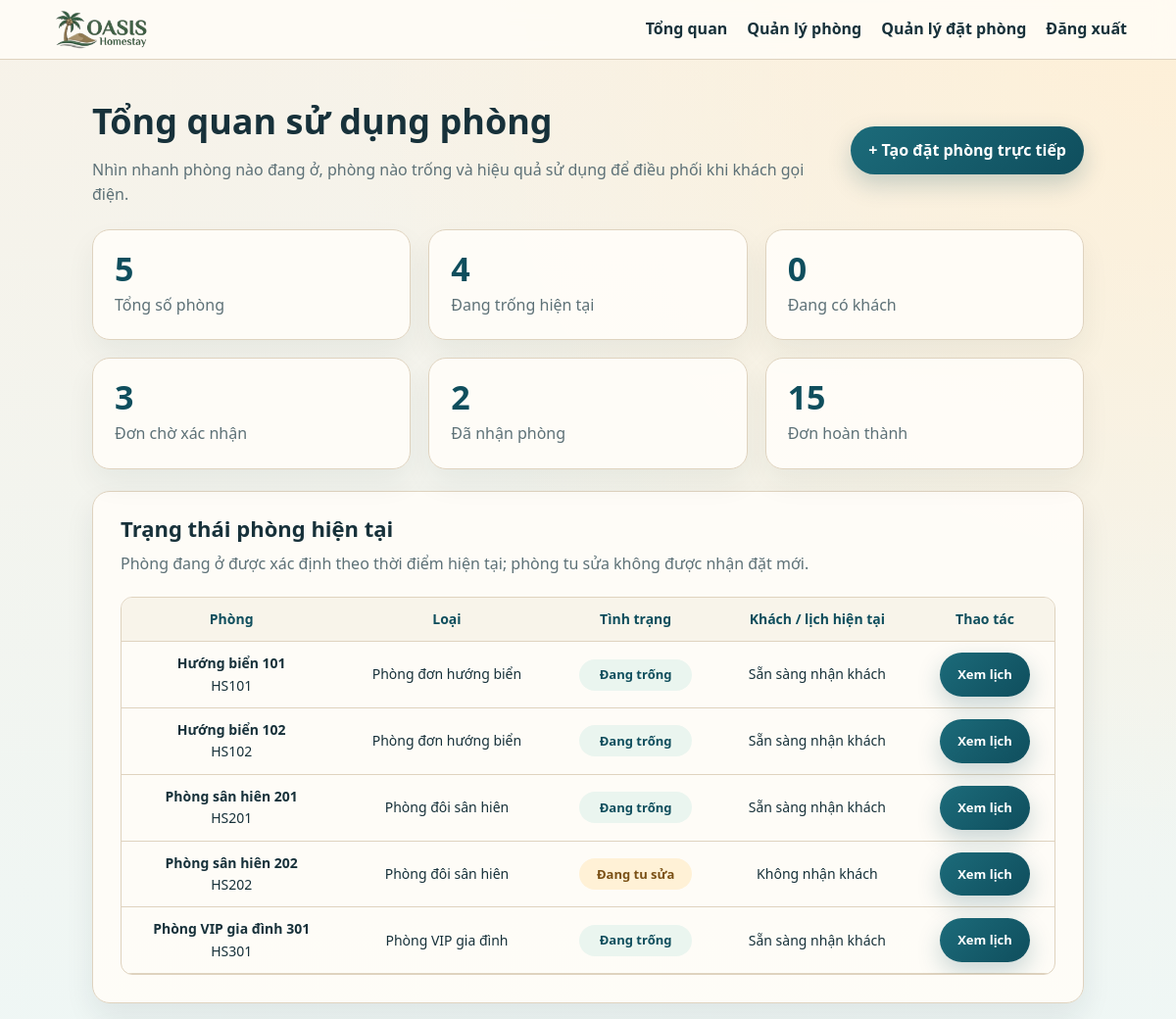
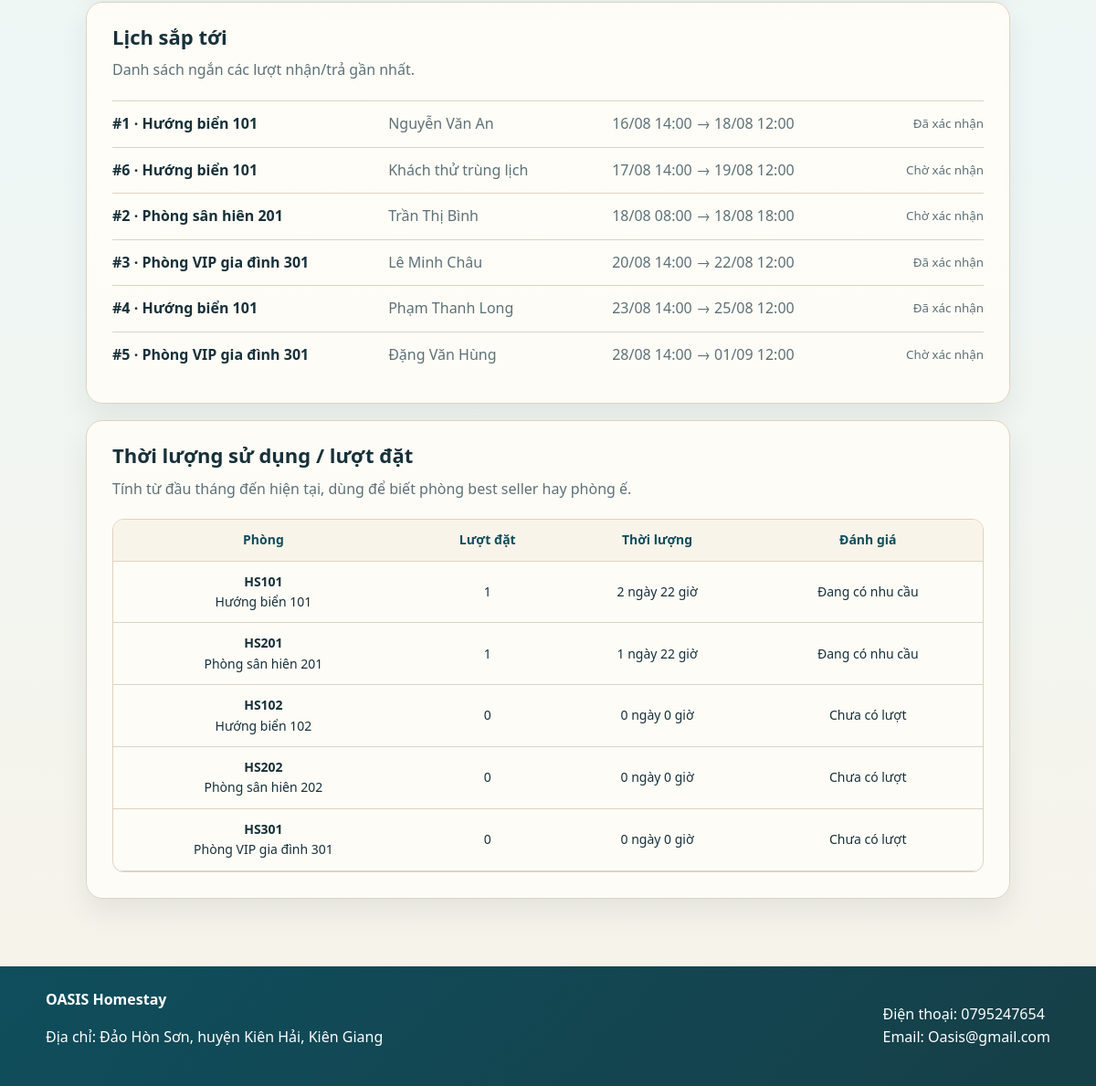
Screenshot of /admin/index.php (signed in) with the database file from the repository (2 pictures, top to bottom).
### tables this page shows
CREATE TABLE phong (
    id_phong INT AUTO_INCREMENT PRIMARY KEY,
    id_loai_phong INT NOT NULL,
    ma_so_phong VARCHAR(20) NOT NULL UNIQUE,
    ten_phong VARCHAR(100) NOT NULL,
    tang INT NOT NULL DEFAULT 1,
    vi_tri VARCHAR(150) DEFAULT NULL,
    huong_view VARCHAR(150) DEFAULT NULL,
    dien_tich DECIMAL(8,2) DEFAULT NULL,
    so_giuong INT NOT NULL DEFAULT 1,
    loai_giuong ENUM('don', 'doi') NOT NULL DEFAULT 'doi',
    co_tu_lanh TINYINT(1) NOT NULL DEFAULT 1,
    co_nha_bep TINYINT(1) NOT NULL DEFAULT 0,
    co_tivi_may_chieu TINYINT(1) NOT NULL DEFAULT 1,
    co_bon_tam TINYINT(1) NOT NULL DEFAULT 0,
    co_ban_cong TINYINT(1) NOT NULL DEFAULT 0,
    co_sofa TINYINT(1) NOT NULL DEFAULT 0,
    co_cua_so TINYINT(1) NOT NULL DEFAULT 1,
    hinh_dai_dien VARCHAR(255) NOT NULL,  
    hinh_noi_that_1 VARCHAR(255) DEFAULT NULL,  
    hinh_noi_that_2 VARCHAR(255) DEFAULT NULL,  
    hinh_noi_that_3 VARCHAR(255) DEFAULT NULL,  
    gia_theo_gio DECIMAL(12,2) DEFAULT NULL,
    gia_theo_ngay DECIMAL(12,2) DEFAULT NULL,
    trang_thai ENUM('dang_hoat_dong', 'tu_sua', 'tam_dung') DEFAULT 'dang_hoat_dong',
    ngay_tao TIMESTAMP DEFAULT CURRENT_TIMESTAMP,
    FOREIGN KEY (id_loai_phong) REFERENCES loai_phong(id_loai_phong),
    INDEX idx_phong_trang_thai (trang_thai)
);

CREATE TABLE loai_phong (
    id_loai_phong INT AUTO_INCREMENT PRIMARY KEY,
    ten_loai_phong VARCHAR(100) NOT NULL,
    mo_ta TEXT,
    suc_chua INT NOT NULL,
    gia_theo_gio DECIMAL(12,2) NOT NULL DEFAULT 0,
    gia_theo_ngay DECIMAL(12,2) NOT NULL DEFAULT 0,
    ngay_tao TIMESTAMP DEFAULT CURRENT_TIMESTAMP
);

CREATE TABLE dat_phong (
    id_dat_phong INT AUTO_INCREMENT PRIMARY KEY,
    id_phong INT NOT NULL,
    ho_ten VARCHAR(100) NOT NULL,
    so_dien_thoai VARCHAR(20) NOT NULL,
    email VARCHAR(100),
    dia_chi VARCHAR(255),
    ngay_nhan_phong DATETIME NOT NULL,
    ngay_tra_phong DATETIME NOT NULL,
    kieu_dat ENUM('gio', 'ngay') DEFAULT 'ngay',
    so_luong INT NOT NULL DEFAULT 1,
    tong_tien DECIMAL(12,2) NOT NULL DEFAULT 0,
    nguon_dat ENUM('web', 'dien_thoai') DEFAULT 'web',
    trang_thai ENUM('cho_xac_nhan', 'da_xac_nhan', 'da_nhan_phong', 'hoan_thanh', 'da_huy') DEFAULT 'cho_xac_nhan',
    ghi_chu VARCHAR(500),
    ngay_tao TIMESTAMP DEFAULT CURRENT_TIMESTAMP,
    FOREIGN KEY (id_phong) REFERENCES phong(id_phong),
    INDEX idx_lich_phong (id_phong, ngay_nhan_phong, ngay_tra_phong),
    INDEX idx_trang_thai_dat (trang_thai)
);

### includes/functions.php (called while the page is built, shortened)
<?php
function h($giaTri)
{
    return htmlspecialchars((string) $giaTri, ENT_QUOTES, 'UTF-8');
}
function ten_trang_thai_phong($trangThai)
{
    return array(
        'dang_hoat_dong' => 'Hoạt động',
        'tu_sua' => 'Đang tu sửa',
        'tam_dung' => 'Tạm dừng',
    )[$trangThai] ?? 'Chưa rõ';
}
function ten_trang_thai_dat($trangThai)
{
    return array(
        'cho_xac_nhan' => 'Chờ xác nhận',
        'da_xac_nhan' => 'Đã xác nhận',
        'da_nhan_phong' => 'Đã nhận phòng',
        'hoan_thanh' => 'Hoàn thành',
        'da_huy' => 'Đã hủy',
    )[$trangThai] ?? 'Chưa rõ';
}
function lay_thong_ke_phong($conn, $tuNgay = null, $denNgay = null)
{
    $tuNgay = $tuNgay ?: date('Y-m-01'); $denNgay = $denNgay ?: date('Y-m-d', strtotime('+1 day'));
    $sql = "SELECT p.id_phong, p.ma_so_phong, p.ten_phong, p.trang_thai, lp.ten_loai_phong,
                   COUNT(dp.id_dat_phong) AS so_luot_dat,
                   COALESCE(SUM(CASE WHEN dp.trang_thai <> 'da_huy' THEN TIMESTAMPDIFF(MINUTE, dp.ngay_nhan_phong, dp.ngay_tra_phong) ELSE 0 END), 0) AS so_phut_su_dung,
                   COALESCE(SUM(CASE WHEN dp.trang_thai <> 'da_huy' THEN 1 ELSE 0 END), 0) AS so_don_hop_le
            FROM phong p INNER JOIN loai_phong lp ON p.id_loai_phong = lp.id_loai_phong
            LEFT JOIN dat_phong dp ON dp.id_phong = p.id_phong AND dp.ngay_nhan_phong < ? AND dp.ngay_tra_phong > ?
            GROUP BY p.id_phong ORDER BY so_don_hop_le DESC, so_phut_su_dung DESC, p.ma_so_phong";
    $stmt = $conn->prepare($sql); if (!$stmt) return array();
    $stmt->bind_param('ss', $denNgay, $tuNgay); $stmt->execute(); $res = $stmt->get_result(); $rows = array();
    while ($row = $res->fetch_assoc()) { $row['so_phut_su_dung'] = (int) $row['so_phut_su_dung']; $row['so_luot_dat'] = (int) $row['so_luot_dat']; $rows[] = $row; }
    $stmt->close(); return $rows;
}
function format_duration_minutes($minutes)
{
    $minutes = max(0, (int) $minutes); return floor($minutes / 1440) . ' ngày ' . floor(($minutes % 1440) / 60) . ' giờ';
}

### admin/index.php (the view, shortened to what this page needs)
<?php
include '../includes/db.php';
include '../includes/functions.php';
$roomStats = $conn ? lay_thong_ke_phong($conn) : array();
$roomsLive = array(); $bookingCounts = array('cho_xac_nhan' => 0, 'da_xac_nhan' => 0, 'da_nhan_phong' => 0, 'hoan_thanh' => 0, 'da_huy' => 0); $upcoming = array();
if ($conn) {
    $result = $conn->query("SELECT p.id_phong, p.ma_so_phong, p.ten_phong, p.trang_thai, lp.ten_loai_phong,
        dp.id_dat_phong, dp.ho_ten, dp.ngay_nhan_phong, dp.ngay_tra_phong, dp.trang_thai AS trang_thai_dat
        FROM phong p INNER JOIN loai_phong lp ON lp.id_loai_phong=p.id_loai_phong
        LEFT JOIN dat_phong dp ON dp.id_dat_phong=(SELECT d2.id_dat_phong FROM dat_phong d2 WHERE d2.id_phong=p.id_phong
          AND d2.trang_thai IN ('da_xac_nhan','da_nhan_phong') AND d2.ngay_nhan_phong < NOW() AND d2.ngay_tra_phong > NOW() ORDER BY d2.ngay_nhan_phong LIMIT 1)
        ORDER BY p.ma_so_phong");
    if ($result) while ($row = $result->fetch_assoc()) $roomsLive[] = $row;
    $result = $conn->query("SELECT trang_thai, COUNT(*) AS total FROM dat_phong GROUP BY trang_thai");
    if ($result) while ($row = $result->fetch_assoc()) $bookingCounts[$row['trang_thai']] = (int) $row['total'];
    $result = $conn->query("SELECT dp.id_dat_phong, dp.ho_ten, dp.ngay_nhan_phong, dp.ngay_tra_phong, dp.trang_thai, p.ten_phong, p.ma_so_phong FROM dat_phong dp INNER JOIN phong p ON p.id_phong=dp.id_phong WHERE dp.ngay_tra_phong >= NOW() AND dp.trang_thai <> 'da_huy' ORDER BY dp.ngay_nhan_phong LIMIT 8");
    if ($result) while ($row = $result->fetch_assoc()) $upcoming[] = $row;
}
$active = count(array_filter($roomsLive, function ($r) { return $r['trang_thai'] === 'dang_hoat_dong'; }));
$occupied = count(array_filter($roomsLive, function ($r) { return !empty($r['id_dat_phong']); }));
$empty = max(0, $active - $occupied);
include '../includes/header.php';
?>
<main class="admin-main"><div class="admin-container">
    <section class="page-title"><div><h1>Tổng quan sử dụng phòng</h1><p>Nhìn nhanh phòng nào đang ở, phòng nào trống và hiệu quả sử dụng để điều phối khi khách gọi điện.</p></div><a class="button" href="bookings.php?action=add">+ Tạo đặt phòng trực tiếp</a></section>
    <section class="admin-dashboard">
        <div class="summary-card"><strong><?php echo count($roomsLive); ?></strong><span>Tổng số phòng</span></div>
        <div class="summary-card"><strong><?php echo $empty; ?></strong><span>Đang trống hiện tại</span></div>
        <div class="summary-card"><strong><?php echo $occupied; ?></strong><span>Đang có khách</span></div>
        <div class="summary-card"><strong><?php echo $bookingCounts['cho_xac_nhan']; ?></strong><span>Đơn chờ xác nhận</span></div>
        <div class="summary-card"><strong><?php echo $bookingCounts['da_nhan_phong']; ?></strong><span>Đã nhận phòng</span></div>
        <div class="summary-card"><strong><?php echo $bookingCounts['hoan_thanh']; ?></strong><span>Đơn hoàn thành</span></div>
    </section>
    <section class="room-admin-list-card room-admin-list-section"><div class="room-admin-list-intro"><h2>Trạng thái phòng hiện tại</h2><p>Phòng đang ở được xác định theo thời điểm hiện tại; phòng tu sửa không được nhận đặt mới.</p></div><div class="booking-table-wrap"><table class="booking-table"><thead><tr><th>Phòng</th><th>Loại</th><th>Tình trạng</th><th>Khách / lịch hiện tại</th><th>Thao tác</th></tr></thead><tbody><?php foreach ($roomsLive as $room) { $status = $room['trang_thai'] !== 'dang_hoat_dong' ? ten_trang_thai_phong($room['trang_thai']) : (!empty($room['id_dat_phong']) ? ($room['trang_thai_dat'] === 'da_nhan_phong' ? 'Đang ở' : 'Đã đặt') : 'Đang trống'); ?><tr><td><strong><?php echo h($room['ten_phong']); ?></strong><br><span class="booking-email"><?php echo h($room['ma_so_phong']); ?></span></td><td><?php echo h($room['ten_loai_phong']); ?></td><td><span class="nhan-trang-thai <?php echo $status === 'Đang trống' ? 'trang-thai-con-trong' : 'trang-thai-tu-sua'; ?>"><?php echo h($status); ?></span></td><td><?php if (!empty($room['id_dat_phong'])) { echo h($room['ho_ten']); ?><br><span class="booking-email"><?php echo date('d/m H:i', strtotime($room['ngay_nhan_phong'])) . ' → ' . date('d/m H:i', strtotime($room['ngay_tra_phong'])); ?></span><?php } elseif ($room['trang_thai'] !== 'dang_hoat_dong') { ?><span class="booking-email">Không nhận khách</span><?php } else { ?><span class="booking-email">Sẵn sàng nhận khách</span><?php } ?></td><td><a class="button button-small" href="bookings.php?id_phong=<?php echo (int) $room['id_phong']; ?>">Xem lịch</a></td></tr><?php } ?></tbody></table></div></section>
    <section class="admin-two-column"><div class="room-admin-list-card"><div class="room-admin-list-intro"><h2>Thời lượng sử dụng / lượt đặt</h2><p>Tính từ đầu tháng đến hiện tại, dùng để biết phòng best seller hay phòng ế.</p></div><div class="booking-table-wrap"><table class="booking-table"><thead><tr><th>Phòng</th><th>Lượt đặt</th><th>Thời lượng</th><th>Đánh giá</th></tr></thead><tbody><?php foreach ($roomStats as $stat) { $soDon = (int) $stat['so_don_hop_le']; ?><tr><td><strong><?php echo h($stat['ma_so_phong']); ?></strong><br><?php echo h($stat['ten_phong']); ?></td><td><?php echo $soDon; ?></td><td><?php echo h(format_duration_minutes($stat['so_phut_su_dung'])); ?></td><td><?php echo $soDon >= 4 ? 'Rất được ưa chuộng' : ($soDon >= 2 ? 'Nhu cầu tốt' : ($soDon > 0 ? 'Đang có nhu cầu' : 'Chưa có lượt')); ?></td></tr><?php } ?></tbody></table></div></div><div class="room-admin-list-card"><div class="room-admin-list-intro"><h2>Lịch sắp tới</h2><p>Danh sách ngắn các lượt nhận/trả gần nhất.</p></div><?php foreach ($upcoming as $item) { ?><div class="admin-list-item"><strong>#<?php echo (int) $item['id_dat_phong']; ?> · <?php echo h($item['ten_phong']); ?></strong><span><?php echo h($item['ho_ten']); ?></span><span><?php echo date('d/m H:i', strtotime($item['ngay_nhan_phong'])); ?> → <?php echo date('d/m H:i', strtotime($item['ngay_tra_phong'])); ?></span><small><?php echo h(ten_trang_thai_dat($item['trang_thai'])); ?></small></div><?php } ?></div></section>
</div></main>
<?php include '../includes/footer.php'; ?>

### includes/site.css (style rules this page uses)
* { box-sizing: border-box; }
:root { --ink: #17313a; --muted: #5d7177; --sea: #1c6b7a; --sea-deep: #0f4e5d; --sand: #f4eadb; --paper: #fffdf8; --line: #dfd3bf; --glow: rgba(18, 54, 61, 0.14); }
body { margin: 0; font-family: "Segoe UI", "Helvetica Neue", Arial, sans-serif; color: var(--ink); background: radial-gradient(circle at top right, rgba(255, 239, 212, 0.85), transparent 34%), linear-gradient(180deg, #f7f2e8 0%, #eef7f6 52%, #f7f2e8 100%); line-height: 1.6; display: flex; flex-direction: column; min-height: 100vh; }
a { color: inherit; text-decoration: none; }
.admin-container { width: min(1120px, 92%); margin: 0 auto; }
.admin-main { padding: 34px 0; flex: 1; }
.page-title { margin-bottom: 22px; display: flex; justify-content: space-between; align-items: center; gap: 20px; }
.page-title>div { flex: 1; }
.page-title h1 { margin: 0 0 8px; font-size: clamp(28px, 4vw, 36px); font-weight: 700; }
.page-title p { margin: 0; color: var(--muted); }
.page-title .button { flex-shrink: 0; white-space: nowrap; }
.room-admin-list-card { background: rgba(255, 253, 248, 0.95); border: 1px solid var(--line); border-radius: 18px; padding: 20px 28px 28px 28px; box-shadow: 0 14px 30px rgba(24, 43, 48, 0.08); }
.room-admin-list-intro { margin-bottom: 20px; }
.room-admin-list-intro h2 { margin: 0 0 6px; font-size: 22px; }
.room-admin-list-intro p { margin: 0; color: var(--muted); }
.admin-dashboard { display: grid; grid-template-columns: repeat(3, 1fr); gap: 18px; margin-bottom: 22px; }
.summary-card { background: rgba(255, 253, 248, 0.95); border: 1px solid var(--line); border-radius: 18px; padding: 22px; box-shadow: 0 14px 30px rgba(24, 43, 48, 0.06); }
.summary-card strong { display: block; color: var(--sea-deep); font-size: 34px; line-height: 1; font-weight: 700; }
.summary-card span { display: block; margin-top: 8px; color: var(--muted); }
th { text-align: center; }
.nhan-trang-thai { display: inline-flex; align-items: center; justify-content: center; width: 115px; height: 32px; padding: 0 10px; border-radius: 999px; font-size: 13px; font-weight: 700; box-shadow: none; text-align: center; white-space: nowrap; }
.trang-thai-con-trong { background: #eaf5ef; color: var(--sea-deep); }
.trang-thai-tu-sua { background: #fff1d6; color: #7a5015; }
.button-small { padding: 8px 12px; font-size: 13px; }
.button, button { display: inline-block; border: 0; border-radius: 999px; background: linear-gradient(135deg, var(--sea), var(--sea-deep)); color: #ffffff; padding: 12px 18px; font-weight: 700; cursor: pointer; box-shadow: 0 10px 24px rgba(15, 78, 93, 0.22); }
main { width: min(1100px, 92%); margin: 0 auto; flex: 1; }
.booking-table-wrap { overflow-x: auto; border-radius: 12px; border: 1px solid var(--line); }
.booking-table { width: 100%; border-collapse: collapse; min-width: 760px; }
.booking-table th, .booking-table td { padding: 11px 13px; border-bottom: 1px solid var(--line); text-align: center; vertical-align: middle; font-size: 14px; }
.booking-table thead th { background: rgba(248, 243, 233, 0.9); font-weight: 700; font-size: 14px; color: var(--sea-deep); white-space: nowrap; text-align: center; border-bottom: 1px solid var(--line); }
.suggestion-row, .suggestion-timeline>div, .admin-list-item { display: flex; align-items: center; justify-content: space-between; gap: 16px; padding: 12px 0; border-top: 1px solid var(--line); }
.suggestion-timeline span, .admin-list-item span, .admin-list-item small { color: var(--muted); }
.admin-list-item { display: grid; grid-template-columns: 30% 24% minmax(0, 1fr) 130px; justify-content: initial; }
.admin-list-item>* { min-width: 0; text-align: left; }
.admin-list-item small { text-align: right; }
.admin-two-column { display: grid; grid-template-columns: 1fr; gap: 18px; margin-top: 18px; }
.admin-two-column>.room-admin-list-card:first-child { order: 2; }
.admin-two-column>.room-admin-list-card:last-child { order: 1; }

### rows the page displays
phong: ten_phong "Hướng biển 101", ma_so_phong "HS101", id_loai_phong.ten_loai_phong "Phòng đơn hướng biển", status "Đang trống", trang_thai "Sẵn sàng nhận khách", soDon "1", so_phut_su_dung "2 ngày 22 giờ", shows "Đang có nhu cầu"
phong: ten_phong "Hướng biển 102", ma_so_phong "HS102", id_loai_phong.ten_loai_phong "Phòng đơn hướng biển", status "Đang trống", trang_thai "Sẵn sàng nhận khách", soDon "0", so_phut_su_dung "0 ngày 0 giờ", shows "Chưa có lượt"
phong: ten_phong "Phòng sân hiên 201", ma_so_phong "HS201", id_loai_phong.ten_loai_phong "Phòng đôi sân hiên", status "Đang trống", trang_thai "Sẵn sàng nhận khách", soDon "1", so_phut_su_dung "1 ngày 22 giờ", shows "Đang có nhu cầu"
phong: ten_phong "Phòng sân hiên 202", ma_so_phong "HS202", id_loai_phong.ten_loai_phong "Phòng đôi sân hiên", trang_thai "Đang tu sửa", shows "Không nhận khách", soDon "0", so_phut_su_dung "0 ngày 0 giờ", shows "Chưa có lượt"
phong: ten_phong "Phòng VIP gia đình 301", ma_so_phong "HS301", id_loai_phong.ten_loai_phong "Phòng VIP gia đình", status "Đang trống", trang_thai "Sẵn sàng nhận khách", soDon "0", so_phut_su_dung "0 ngày 0 giờ", shows "Chưa có lượt"
dat_phong: id_dat_phong "1", id_phong.ten_phong "Hướng biển 101", ho_ten "Nguyễn Văn An", ngay_nhan_phong "16/08 14:00", ngay_tra_phong "18/08 12:00", trang_thai "Đã xác nhận"
dat_phong: id_dat_phong "6", id_phong.ten_phong "Hướng biển 101", ho_ten "Khách thử trùng lịch", ngay_nhan_phong "17/08 14:00", ngay_tra_phong "19/08 12:00", trang_thai "Chờ xác nhận"
dat_phong: id_dat_phong "2", id_phong.ten_phong "Phòng sân hiên 201", ho_ten "Trần Thị Bình", ngay_nhan_phong "18/08 08:00", ngay_tra_phong "18/08 18:00", trang_thai "Chờ xác nhận"
dat_phong: id_dat_phong "3", id_phong.ten_phong "Phòng VIP gia đình 301", ho_ten "Lê Minh Châu", ngay_nhan_phong "20/08 14:00", ngay_tra_phong "22/08 12:00", trang_thai "Đã xác nhận"
dat_phong: id_dat_phong "4", id_phong.ten_phong "Hướng biển 101", ho_ten "Phạm Thanh Long", ngay_nhan_phong "23/08 14:00", ngay_tra_phong "25/08 12:00", trang_thai "Đã xác nhận"
dat_phong: id_dat_phong "5", id_phong.ten_phong "Phòng VIP gia đình 301", ho_ten "Đặng Văn Hùng", ngay_nhan_phong "28/08 14:00", ngay_tra_phong "01/09 12:00", trang_thai "Chờ xác nhận"

### other values shown
$item['label'] "Tổng quan"
$item['label'] "Quản lý phòng"
$item['label'] "Quản lý đặt phòng"
$item['label'] "Đăng xuất"
count($roomsLive) "5"
$empty "4"
$occupied "0"
$bookingCounts['cho_xac_nhan'] "3"
$bookingCounts['da_nhan_phong'] "2"
$bookingCounts['hoan_thanh'] "15"
